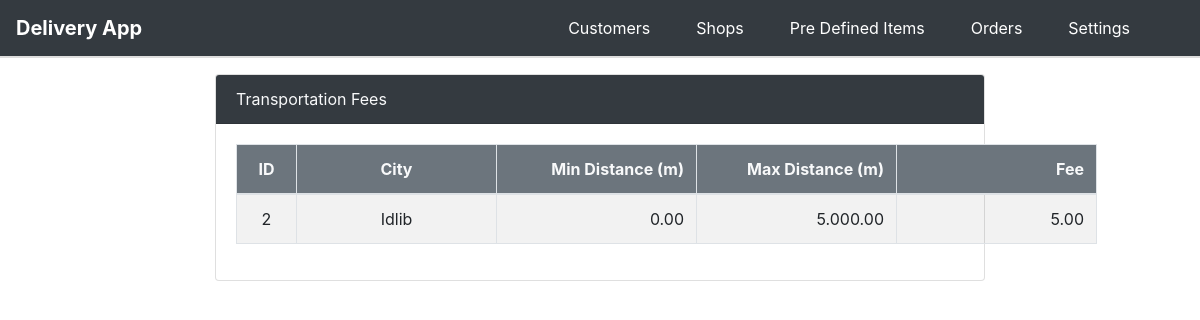
The page /listTransportationFees.php (signed in) on the database its author committed.
### tables this page shows
CREATE TABLE `transportation_fees` (
  `id` int(11) NOT NULL AUTO_INCREMENT,
  `city` varchar(255) DEFAULT NULL,
  `min_distance` varchar(255) DEFAULT NULL,
  `max_distance` varchar(255) DEFAULT '',
  `fee` varchar(255) DEFAULT NULL,
  PRIMARY KEY (`id`)
);

### listTransportationFees.php (the view, shortened to what this page needs)
<?php
include 'func.php';
$c = getDB();
$rs = qWMR("select t.id, (select city_name from cities where id = t.city) as 'city', t.min_distance, t.max_distance, t.fee from transportation_fees t", null, $c);
?>
<div class="row mt-3 justify-content-center">
    <div class="col-md-8 col-12">
        <div class="card">
            <div class="card-header bg-dark text-light">Transportation Fees</div>
            <div class="card-body">
                <table id="tbl" class="table table-bordered table-hover table-striped">
                    <thead class="bg-secondary text-light">
                        <tr>
                            <th style="width:100px !important" class='text-center id'>ID</th>
                            <th class='text-center'>City</th>
                            <th style="width:15% !important" class='text-right'>Min Distance (m)</th>
                            <th style="width:15% !important" class='text-right'>Max Distance (m)</th>
                            <th style="width:15% !important" class='text-right'>Fee</th>
                        </tr>
                    </thead>
                    <tbody>
                        <?php
                        foreach($rs as $r)
                        {
                            ?>
                            <tr>
                                <td class='id text-center' style="vertical-align: middle"><?=$r['id'];?></td>
                                <td class='text-center' style="vertical-align: middle"><?=$r['city'];?></td>
                                <td class='text-right' style="vertical-align: middle"><?=number_format($r['min_distance'],2,'.','.');?></td>
                                <td class='text-right' style="vertical-align: middle"><?=number_format($r['max_distance'],2,'.','.');?></td>
                                <td class='text-right' style="vertical-align: middle"><?=number_format($r['fee'],2,'.','.');?></td>
                            </tr>
                            <?php
                        }
                        ?>
                    </tbody>
                </table>
            </div>
        </div>
    </div>
</div>

### listTransportationFees.php (style rules this page uses)
th, td { min-width: 200px !important; max-width : 400px !important }
th.id, td.id { min-width: 60px !important }

### rows shown on the page
transportation_fees: id "2", city "Idlib", min_distance "0.00", max_distance "5.000.00", fee "5.00"
